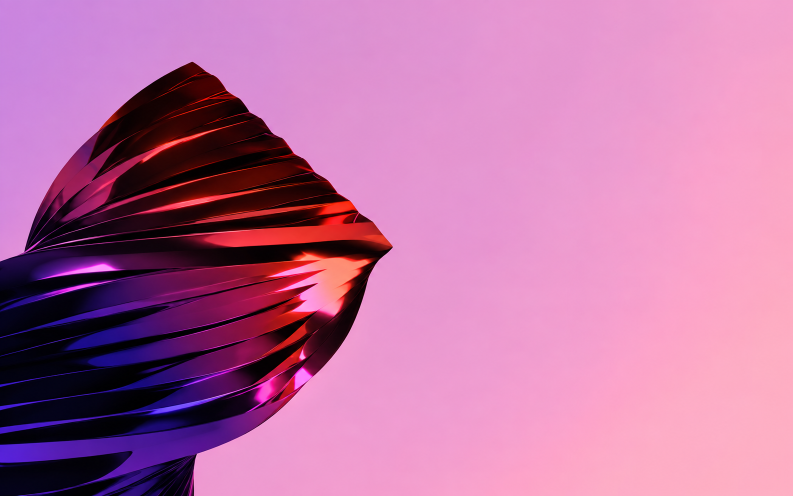
#> input picture cmd/desktop/images/wallpapers/light.png, 1586 x 992 px, found by its file name (shown at 1/2 size)
$ python lockScreen.py
#> lines starting #> are read from the running program, lines starting #| are printed output that depends on the picture
#!/usr/bin/env python3
"""Prepare the MiracleOS password-only GTKLock theme, then securely lock Sway."""
import json, os, pathlib, subprocess, pwd, xml.etree.ElementTree as ET
from PIL import Image, ImageFilter, ImageOps

home = pathlib.Path.home()
cache = home / '.cache/miracleos-lock'
cache.mkdir(parents=True, exist_ok=True)
try:
    prefs = json.loads((home / '.config/miracleos/settings.json').read_text())
except (OSError, ValueError):
    prefs = {}
wallpaper = pathlib.Path(prefs.get('wallpaper') or ('/usr/share/backgrounds/miracleos/dark.png' if prefs.get('dark') else '/usr/share/backgrounds/miracleos/light.png'))
background = cache / 'background.png'
try:
    with Image.open(wallpaper) as image:
#> image is the input picture: PIL image 1586x992 RGB; mean R, G, B 186.8, 113.8, 161
        image = ImageOps.fit(image.convert('RGB'), (1920, 1080)).filter(ImageFilter.GaussianBlur(28))
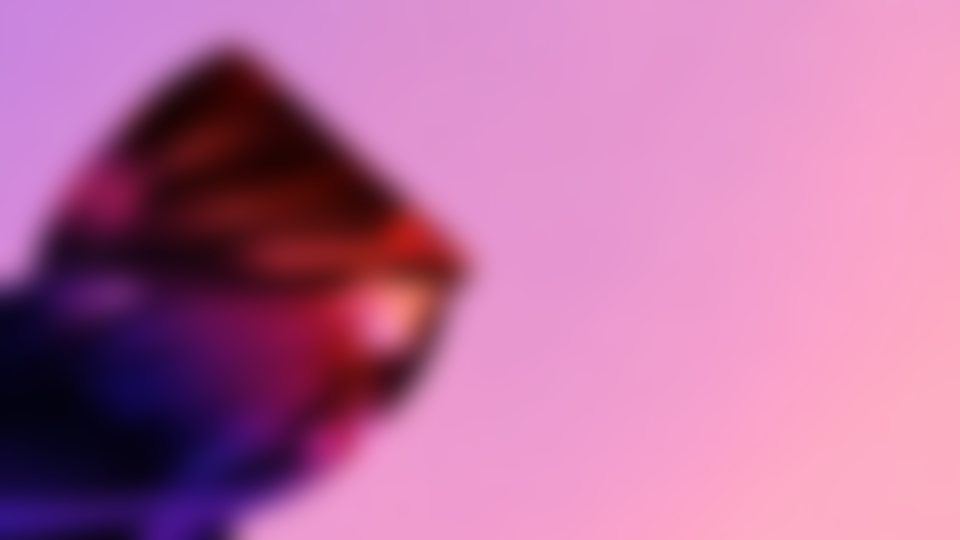
#> image: PIL image 1920x1080 RGB (shown at 1/2 size); mean R, G, B 184.5, 111.4, 158
        image.save(background)
except OSError:
    Image.new('RGB', (1920, 1080), '#bb83bd').save(background)
accent = prefs.get('accent', '#b8306a')
if len(accent) != 7 or accent[0] != '#' or any(c not in '0123456789abcdefABCDEF' for c in accent[1:]):
    accent = '#b8306a'
#> (the run stopped early here; a loop or call above may not have finished)
